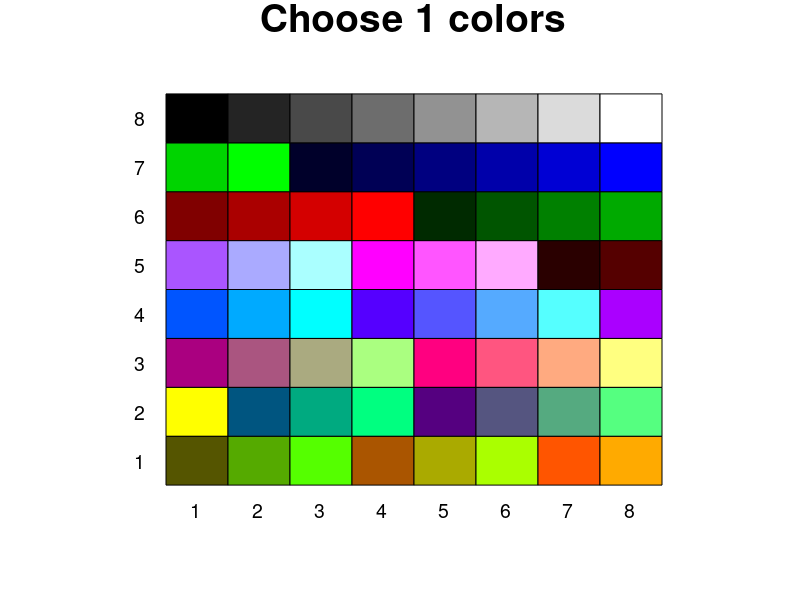

Here is the MATLAB script that generated this plot: (Note: this script raises an error after producing the figure.)
function [color] = colorPick(varargin)
% colorPick(varargin) Will return a varargin x 3 matrix with selected colors.
% Parameters:
%     varargin: Number of desired colors.
%       Color selection window will open and close when varargin colors have
%           been selected.
    % disp(varargin) 
    if length(varargin) == 0
        numcolors = 1;
    else
        numcolors = varargin{1};
        % fprintf(' Number of colors: ')
        % disp(numcolors)
    end
    
    figure()
    set(gcf, 'Position', get(0, 'Screensize'));

    hold on
    cc = colorcube();
    for y = 1:8
        for x = 1:8
            rectangle('Position', [x, y, 1, 1], 'FaceColor', cc((y-1)*8+x,:));
        end
        text(y +.4, .5, int2str(y), 'fontsize', 14)
        text(.5, y +.5, int2str(y), 'fontsize', 14)
    end

    titleStr = sprintf('Choose %d colors', numcolors);
    title(titleStr, 'fontsize', 28, 'Color', 'k');
    
    axis off;
    
    color = zeros(numcolors, 3);
    for n = 1:numcolors
        [mx, my, button] = ginput(1);
        color(n,1:3) = cc((floor(my)-1)*8 + floor(mx),:);
        titleStr = sprintf('%d more colors to select', numcolors - n);
        title(titleStr, 'fontsize', 28, 'Color', color(n,:));
    end
    title('Thanks for using colorPick',  'fontsize', 28, 'Color', color(n,:));
    pause(1)
    close;
end
